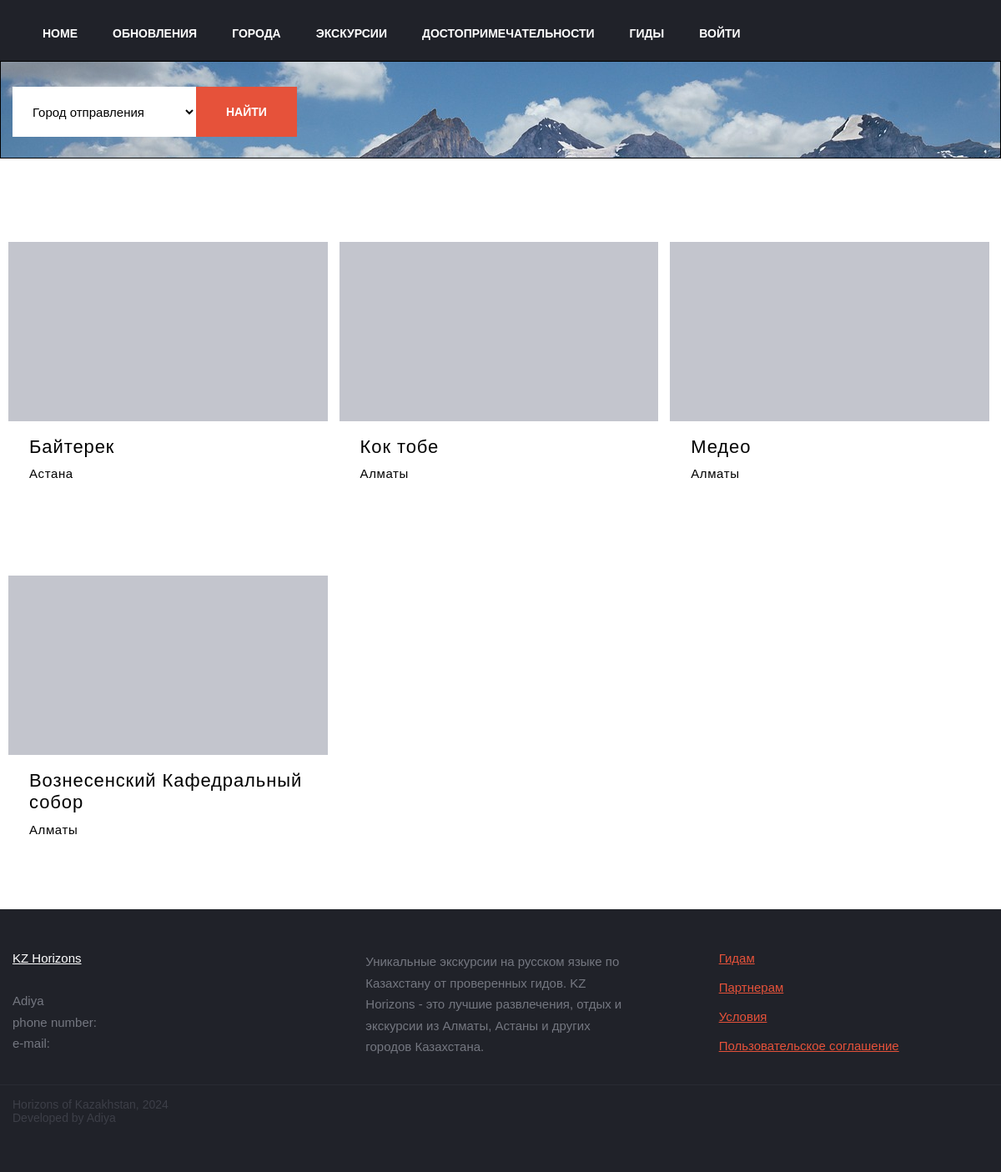
Page /excursions/attractions/ on the committed database.
### excursions/models.py (models this page shows)
class Attraction(models.Model):
    id = models.CharField(
        default=uuid.uuid4, primary_key=True, verbose_name='ID', max_length=128
    )
    name = models.CharField(
        default='Attraction', max_length=32, blank=True
    )
    info = models.CharField(
        max_length=2048, verbose_name='Информация', blank=False
    )
    city = models.ForeignKey(
        City, on_delete=models.CASCADE, verbose_name='City',
    )
    photo = models.CharField(
        max_length=128, default='img/images/no-photo.jpg'
    )

### cities/models.py (models this page shows)
class City(models.Model):
    id = models.CharField(
        default=uuid.uuid4, primary_key=True, verbose_name='ID', max_length=128
    )
    name = models.CharField(
        max_length=32, blank=False
    )
    info = models.CharField(
        max_length=2048, verbose_name='Информация', blank=False
    )
    region = models.CharField(
        max_length=128, blank=False, default='none'
    )
    photo = models.CharField(
        max_length=128, blank=True
    )

### excursions/views.py (the view, shortened to what this page needs)
# urls.py: path('attractions/', attractions, name='attractions'),
def attractions(request):
    context = {
        'cities' : City.objects.all(),
        'attractions' : Attraction.objects.all()
    }
    return render(request, 'attractions.html', context)

### excursions/templates/attractions.html (shortened to what this page needs)
{% extends "layout/basic.html" %}
{% load static %}
{% block links %}
<link rel="stylesheet" href="{% static 'styles/index.css' %}">
{% endblock %}
{% block content %}
<div class="search-form-container" style="margin-bottom: 50px; border: 1px solid black">
<div class="container">
<form action="" class="search flex" method="POST">
    <div>
    <div class="flex">
        <label class="form-label search-city">
            <select name="city" id="city_sel" class="form-control form-control-big control-block chosen-search-show" style="width: 220px;">
                <option value="" disabled selected>Город отправления</option>
            </select>
        </label>
    </div>
    </div>
    <div class="search-btn">
        <input type="submit" value="Найти" class="btn btn-big btn-red btn-block">
    </div>
</form>
</div></div>
<div class="cities-container">
    <div class="container">
<ul class="excursions-list excursions-list-main rating-large" id="excursions-list">
    {% for attraction in attractions %}
    <li class="excursions-list-item" style="height: 400px;">
        <a href="{% url 'attraction' attraction.id %}" class="excursions-item flex direction-column">
            <div class="flex excursions-head" style="background-image: url('{% static excursion.photo %}'); background-size: 100% 100%">
            </div>
            <div class="flex j-c-space-between direction-column">
                <div class="excursions-title">
                    <span class="excursions-name">{{ attraction.name }}</span>
                    <span class="excursions-location">{{ attraction.city.name }}</span>
                </div>
            </div>
        </a>
    </li>
    {% endfor %}
</ul>
{% endblock %}

### users/static/styles/css/headfooter.css (style rules this page uses)
html { font-family: museo-sans,sans-serif }
.cities,.navigation ul,.profile-nav ul,footer nav ul,ul { list-style: none }
* { box-sizing: border-box; }
body,html { width: 100%; height: 100%; font-size: 14px; font-weight: 400; position: relative; margin: 0; padding: 0; color: #202229 }
body { padding-top: 80px; }
.container { position: relative; margin: 0 auto; max-width: 1190px; padding: 0 10px }

### users/static/styles/style.css (style rules this page uses)
.flex { display: -webkit-flex!important; }
.direction-column { flex-direction: column }
.j-c-space-between { justify-content: space-between }
.cities,.navigation ul,.profile-nav ul,footer nav ul,ul { list-style: none }
body { padding-top: 80px; }

### users/static/styles/index.css (style rules this page uses)
.cities,.navigation ul,.profile-nav ul,footer nav ul,ul { list-style: none }
.flex { display: -webkit-flex!important; }
.direction-column { flex-direction: column }
.j-c-space-between { justify-content: space-between }
.btn { display: inline-block; height: 50px; border: 2px solid #202229; color: #202229; font-weight: 400; font-size: 1.07142857rem; padding: 0 36px; background: 0 0; text-decoration: none; transition: .1s; text-align: center }
.btn.btn-big { height: 60px; font-size: 1rem }
.btn.btn-red { background: #e6523a; border: none; text-transform: uppercase; color: #fff; font-weight: 600 }
.chosen-search-input,.form-control { background-color: #fff; border: none; min-height: 50px; padding: 0 20px; font-size: 1.07142857rem; height: 60px; }
.chosen-search-input.control-block,.form-control.control-block { display: block; width: 100%; height: 60px; }
.cities-container { margin-top: 100px }
.excursions-list { display: flex; flex-wrap: wrap; justify-content: flex-start; margin: 0 -10px; padding: 0; list-style: none }
.excursions-item { max-width: 400px }
.excursions-list-item { width: 100%; margin: 0; max-width: none; flex: none }
.excursions-list-item { width: 33%; min-width: 320px; max-width: 400px; padding: 0 5px; margin: 0 .33% 0 0; display: flex }
.excursions-item { display: block; max-width: 400px; width: 100%; background: #fff; color: #202229; text-decoration: none!important; transition: .1s; margin: 0 auto 30px; position: relative }
.excursions-head { position: relative; min-height: 215px; background-color: #c3c5cd }
.excursions-title { padding: 18px 25px 170px }
.excursions-name { font-size: 1.57142857rem; display: block; letter-spacing: .9px; line-height: 1.2; word-wrap: break-word; font-weight: 500; color: #000 }
.excursions-location { font-size: 1.07142857rem; color: #000; display: block; margin-top: 10px; letter-spacing: .6px; font-weight: 500 }
.search-form-container { background: rgba(0,0,0,.4); padding: 30px 0 10px }
.search .form-label { margin-bottom: 15px }
.search-city,.search-type { width: 100%; max-width: 21% }
#city_sel { width: 220px; }

### rows in the picture
Attraction: name "Байтерек", city.name "Астана"
Attraction: name "Кок тобе", city.name "Алматы"
Attraction: name "Медео", city.name "Алматы"
Attraction: name "Вознесенский Кафедральный собор", city.name "Алматы"
